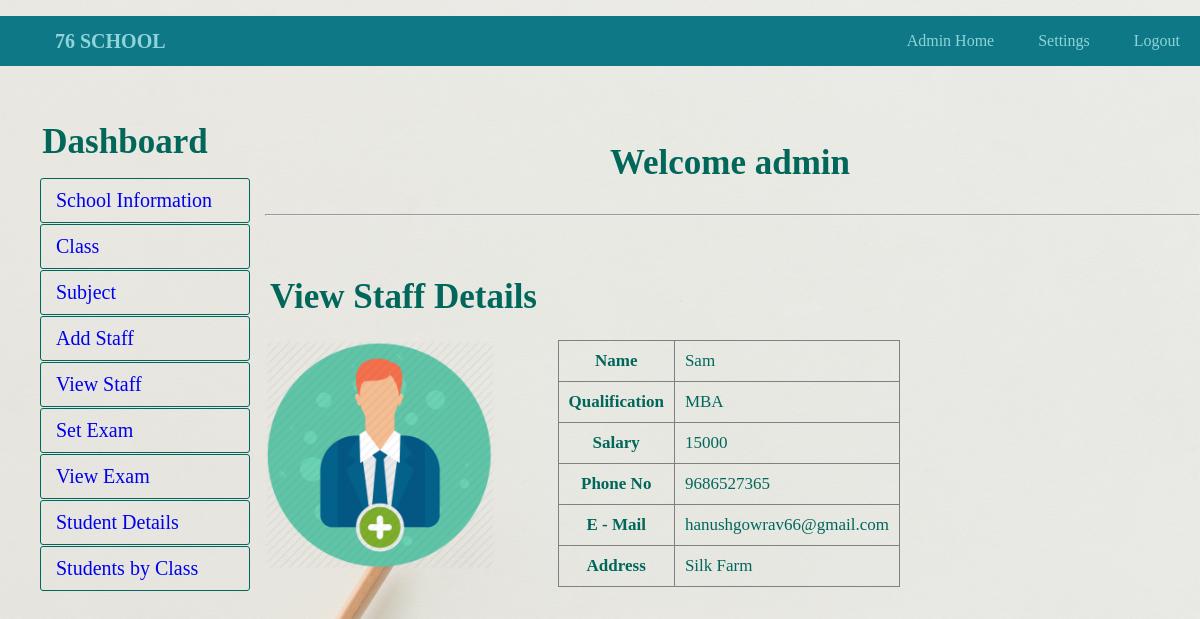
The page /staff_view.php?id=2 (signed in) on the database its author committed.
### tables this page shows
CREATE TABLE `staff` (
  `TID` int(11) NOT NULL,
  `TNAME` varchar(150) NOT NULL,
  `TPASS` varchar(150) NOT NULL,
  `QUAL` varchar(150) NOT NULL,
  `SAL` varchar(150) NOT NULL,
  `PNO` varchar(150) NOT NULL,
  `MAIL` varchar(150) NOT NULL,
  `PADDR` text NOT NULL,
  `IMG` varchar(150) NOT NULL
);

### staff_view.php (the view, shortened to what this page needs)
<?php
	include"database.php";
	$sql="SELECT * FROM staff WHERE TID={$_GET["id"]}";
		$res=$db->query($sql);
		if($res->num_rows>0)
		{
			$row=$res->fetch_assoc();
		}
?>
<!DOCTYPE html>
<html>
	<head>
		<link rel="stylesheet" type="text/css" href="style.css">
	</head>
	<body>
		<?php include"navbar.php";?><br>
			<div id="section">
				<?php include"sidebar.php";?><br><br><br>
				<h3 class="text">Welcome <?php echo $_SESSION["ANAME"]; ?></h3><br><hr><br>
				<div class="content1">
						<h3 > View Staff Details</h3><br>
						<div class="ibox">
							<img src="<?php echo $row["IMG"]; ?>" height="230" width="230">
						</div>
						<div class="tsbox">
						<table border="1px">
							<tr><th>Name </th> <td> <?php echo $row["TNAME"]; ?></td></tr>
							<tr><th>Qualification </th> <td> <?php echo $row["QUAL"]; ?></td></tr>
							<tr><th>Salary </th> <td> <?php echo $row["SAL"]; ?></td></tr>
							<tr><th>Phone No </th> <td> <?php echo $row["PNO"]; ?></td></tr>
							<tr><th>E - Mail </th> <td> <?php echo $row["MAIL"]; ?></td></tr>
							<tr><th>Address </th> <td> <?php echo $row["PADDR"]; ?></td></tr>
						</table>
						</div>
				</div>
			</div>
	</body>
</html>

### style.css (style rules this page uses)
body , html { margin: 0; padding: 0; background: url(2.jpg) no-repeat center center fixed; height: 100%; background-size: cover; background-position: center; font-family: sans-serif; font-family: "Josefin Sans"; }
h1,h2,h3,h4,h5,h6,label { color:#01675A; font-family:"Josefin Sans"; font-size: 35px; margin: 5px; }
.content1 { margin-top:30px; }
.text { text-align:center; }
.content1 { margin-top:30px; height:auto; width:450px; float:left; }
tr,td,th { padding:10px; color: #01675A; font-size: 17px; }
table { border-collapse:collapse; }
.ibox { width:65%; float:left; }
.tsbox { width:35%; float:left; }

### rows shown on the page
staff: IMG (picture), TNAME "Sam", QUAL "MBA", SAL "15000", PNO "9686527365", MAIL "hanushgowrav66@gmail.com", PADDR "Silk Farm"

### other values the page prints
$_SESSION["ANAME"] "admin"
